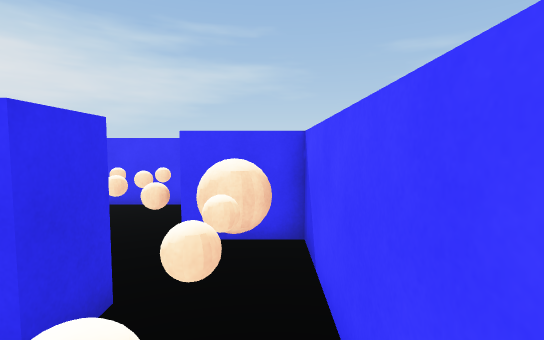
[1] (above)

24 first-person views from a walk through a 3-D level made in the Unity game engine. The camera is 1.5 m above the floor, tilts 4° down and sees 85° across. The floor is counted in squares, 0.9 m on a side. Each view is taken from the middle of a square. On the plan, view 1 faces up. The plan holds only what a view shows up to about 15 squares ahead; the rest is blank. The player character is not drawn.

[2]
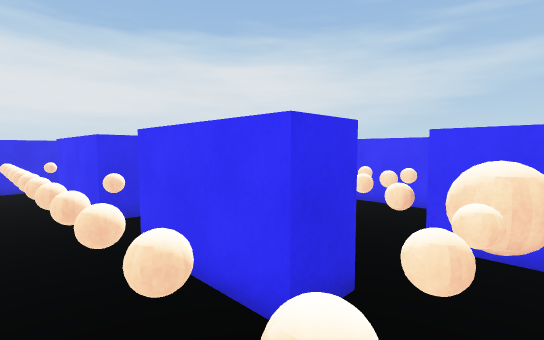

[3]
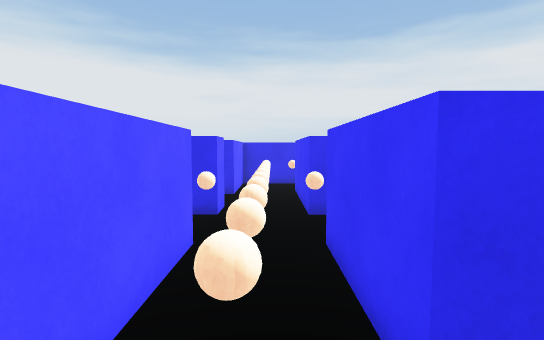

[4]
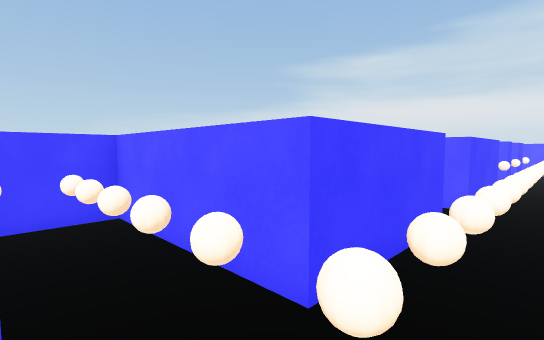

[5]
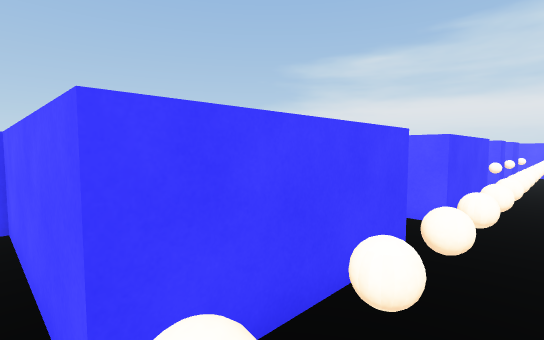

[6]
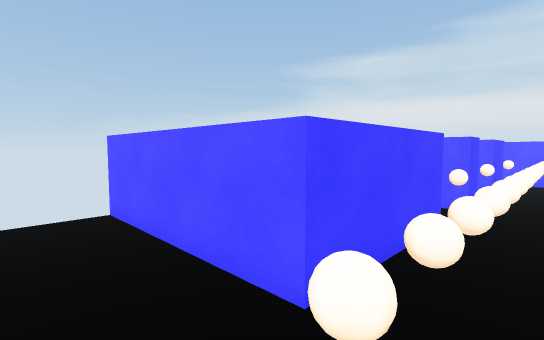

[7]
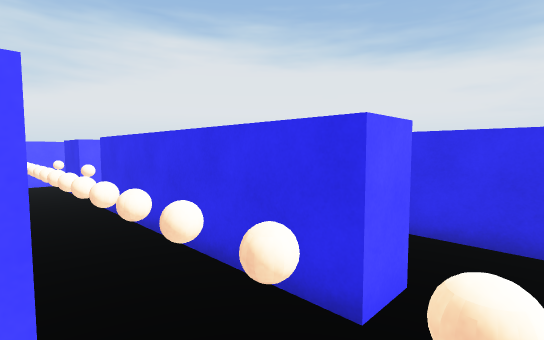

[8]
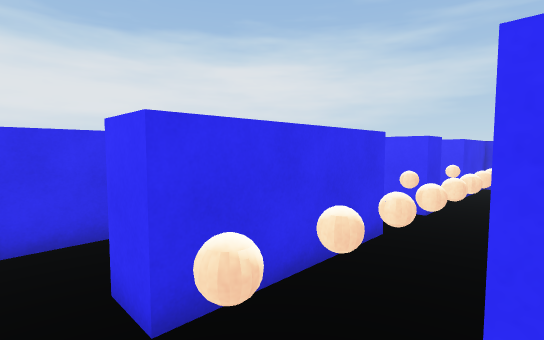

[9]
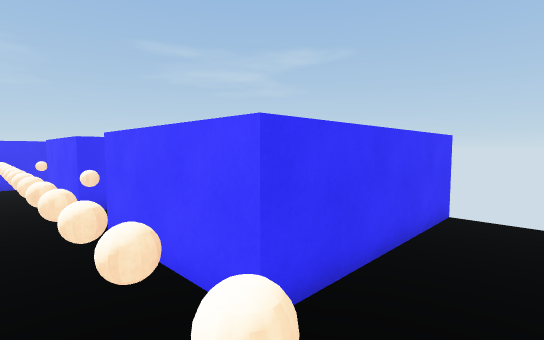

[10]
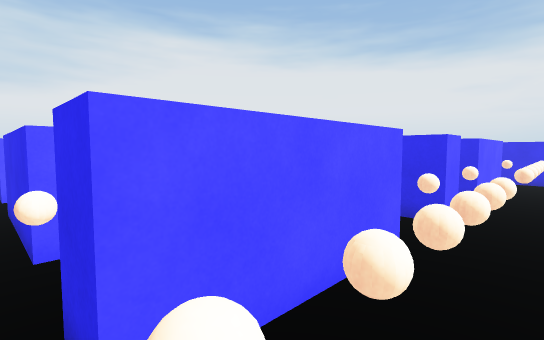

[11]
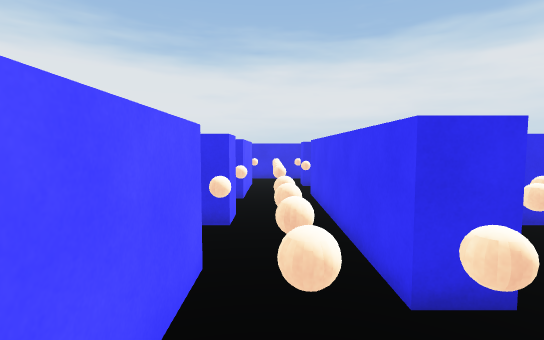

[12]
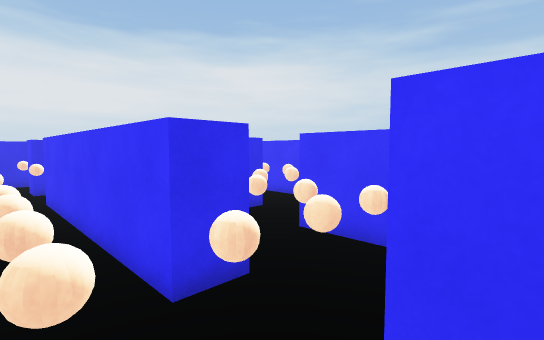

[13]
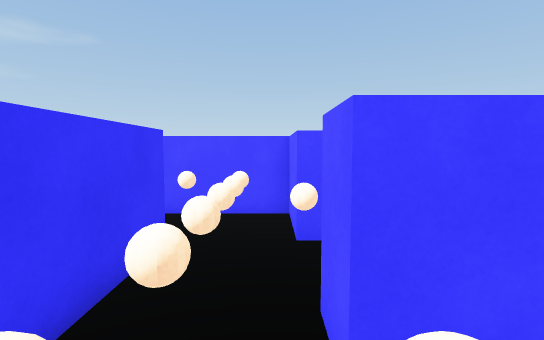

[14]
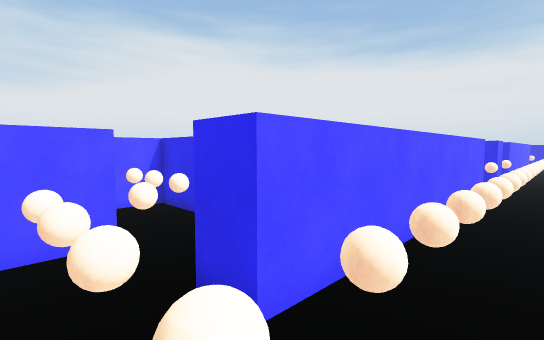

[15]
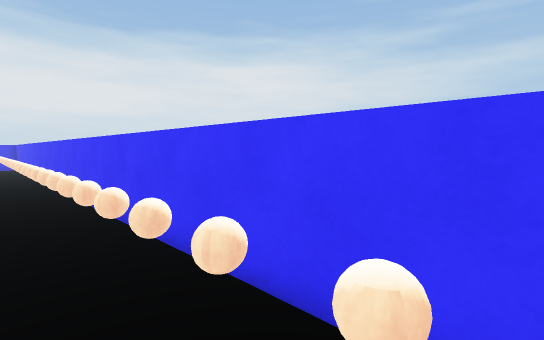

[16]
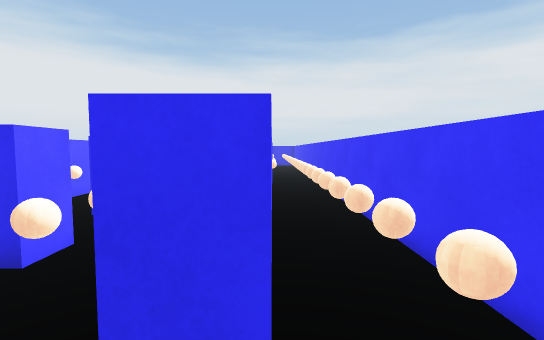

[17]
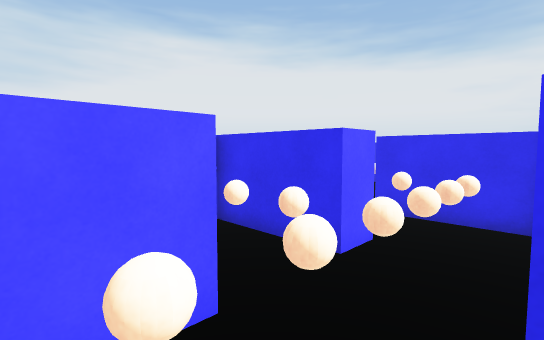

[18]
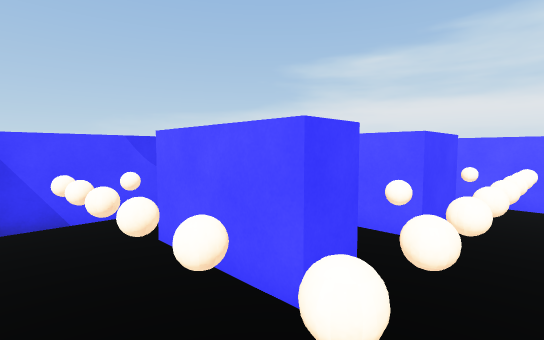

[19]
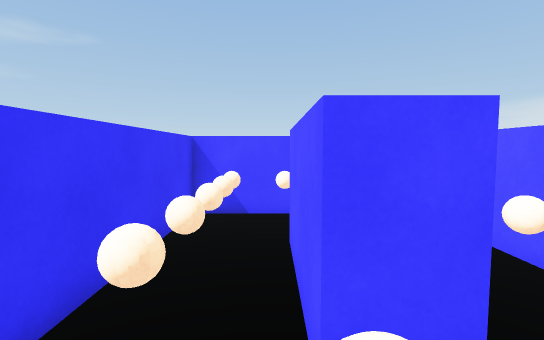

[20]
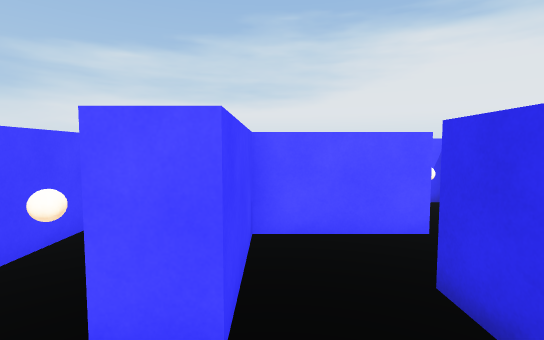

[21]
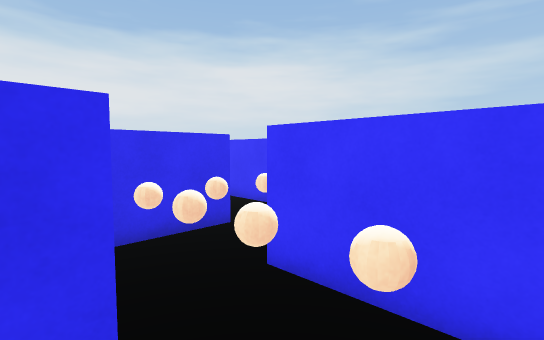

[22]
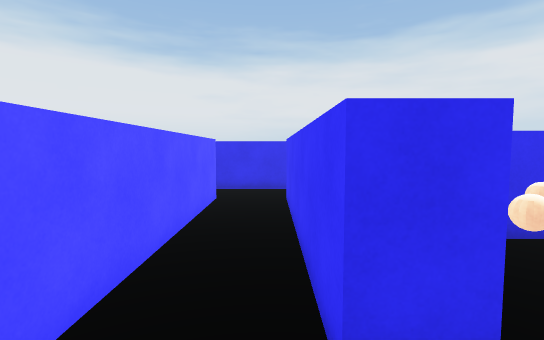

[23]
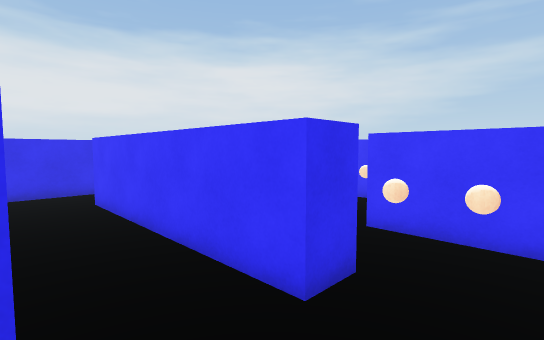

[24]
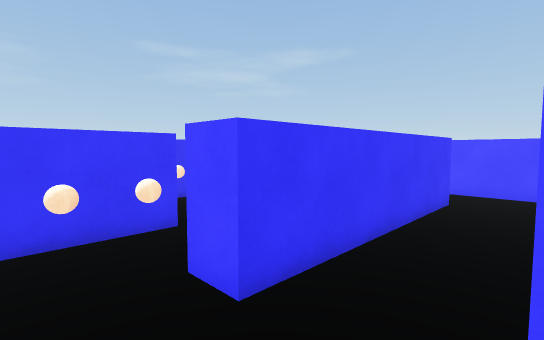

### Floor plan
Points are (right, up) in squares from view 1. A wall is a line through its corners. A room is listed if a view was taken in it or the views show most of it. See-through windows are left out.
Room 1 (views 1, 2, 3, 4, 5, 6, 7, 8, 9, 18, 19, 20, 23)
walls: (-8.6, -7.3) (-7.5, -7.3) (-7.5, -14.4); (-5.1, -12) (-5.1, -7.3) (1.3, -7.3); (1.2, -5) (-5.1, -5) (-5.1, -0.4) (0.6, -0.4) (0.6, 3.5); (-11, -3.9) (-11, -7.5); (-8.6, -0.4) (-7.5, -0.4) (-7.5, -5) (-8.6, -5); (-5.1, -14.3) (-1.6, -14.3); (-7.5, 3) (-7.5, 1.9) (-8.5, 1.9); (-1.8, 3.1) (-1.8, 1.9) (-5.1, 1.9) (-5.1, 3.4); (0.6, -14.4) (0.6, -12) (-4.9, -12)
ways out: opening at (-6.5, 2.5) to room 2; opening at (-9.5, -4) to room 6; opening at (-0.5, 2.5) to room 8; opening at (-8, 0.5) to room 10; opening at (-9.5, -8) to room 12; opening at (-6.5, -15); opening at (-0.5, -15); gap at (1, -8)
objects: ball (-7, 1); ball (-6, -14); ball (-6, -13); ball (-6, -12); ball (-6, -11); ball (-6, -10); ball (-6, -9); ball (-6, -7); ball (-6, -6); ball (-6, -5); ball (-6, -4); ball (-6, -3); ball (-6, -2); ball (-6, 0); ball (-6, 1); ball (-6, 2); other object (-6, 3); ball (-5, -13); ball (-5, 1); ball (-4, -13); ball (-4, 1); ball (-3, -13); ball (-3, 1); ball (-2, -13); ball (-2, 1); ball (-1, -14); ball (-1, -13); ball (-1, 1); ball (-1, 2); ball (-1, 3)
Room 2 (views 10, 11, 12)
walls: (-7.5, 6.4) (-7.5, 5.4) (-8.6, 5.4); (-5.1, 3.4) (-5.1, 6.6); (-8.5, 3) (-7.5, 3)
ways out: opening at (-6.5, 2.5) to room 1; opening at (-6.5, 6) to room 3; opening at (-8, 4.5) to room 14
objects: ball (-7, 4); other object (-6, 4); other object (-6, 5)
Room 3 (view 13)
walls: (-5.5, 8.9) (-7.5, 8.9) (-7.5, 6.4)
ways out: opening at (-6.5, 6) to room 2; opening at (-4.5, 7.5) to room 5
objects: ball (-6, 7); ball (-6, 8)
Room 4 (view 14)
walls: (-12.1, 10) (-1.8, 10); (-15.6, 10) (-14.4, 10); (0, 12.3) (-15.4, 12.3)
ways out: opening at (-0.5, 9.5) to room 5; opening at (-15, 11.5); opening at (-13.5, 9.5)
objects: other object (-14, 11); other object (-13, 11); other object (-12, 11); other object (-11, 11); other object (-10, 11); other object (-9, 11); ball (-7, 11); ball (-6, 11); ball (-5, 11); ball (-4, 11); ball (-3, 11); ball (-2, 11); ball (-1, 11)
Room 5 (views 15, 16, 17)
walls: (-1.7, 6.6) (0.6, 6.6) (0.6, 9.9); (-1.8, 10) (-1.8, 8.9) (-5.5, 8.9); (-5.1, 6.6) (-4.1, 6.6)
ways out: opening at (-4.5, 7.5) to room 3; opening at (-0.5, 9.5) to room 4; opening at (-2.5, 6) to room 8
objects: ball (-5, 8); ball (-4, 8); ball (-3, 7); ball (-3, 8); ball (-2, 8); ball (-1, 8); ball (-1, 9); ball (-1, 10)
Room 6 (views 21, 22)
walls: (-11, -0.4) (-11, -1.5) (-19, -1.5) (-19, -0.4); (-19.1, -3.9) (-11, -3.9); (-21.4, -0.9) (-21.4, -3.5); (-8.6, -3.4) (-8.6, -0.9)
ways out: opening at (-9.5, -4) to room 1; opening at (-20.5, -4) to room 7; opening at (-9.5, -1) to room 10; opening at (-20.5, -1)
Room 7 (view 24)
walls: (-21.4, -3.5) (-21.4, -4.4); (-24.9, 3.6) (-24.9, 2.6)
ways out: opening at (-20.5, -4) to room 6; opening at (-23.5, 2.5) to room 17
objects: other object (-24, 3)
Room 8 (no view inside)
walls: (-1.7, 6) (-1.7, 6.6); (-4.1, 6.6) (-4.1, 3) (-2.6, 3); (0.6, 3.5) (0.6, 5.4) (-1.8, 5.4)
ways out: opening at (-0.5, 2.5) to room 1; opening at (-2.5, 6) to room 5
objects: ball (-3, 4); ball (-3, 5); ball (-2, 4); ball (-1, 4) to (0, 4)
Room 9 (no view inside)
walls: (-19.5, 3) (-18, 3); (-15.4, 5.4) (-19.1, 5.4)
ways out: opening at (-18.5, 4.5) to room 11; opening at (-15, 4.5) to room 15; opening at (-16.5, 2.5)
objects: other object (-19, 4); other object (-18, 4); ball (-17, 4)
Room 10 (no view inside)
walls: (-12.4, -0.4) (-11, -0.4); (-8.5, 1.9) (-12.1, 1.9)
ways out: opening at (-8, 0.5) to room 1; opening at (-9.5, -1) to room 6; opening at (-11.5, 0.5) to room 13
objects: ball (-12, 1); ball (-11, 1); ball (-10, 1); other object (-9, 1)
Room 11 (no view inside)
walls: (-21.4, 5.9) (-21.4, 5.4) (-22.5, 5.4); (-22.6, 3) (-19.5, 3)
ways out: opening at (-18.5, 4.5) to room 9; opening at (-22, 4.5) to room 17; opening at (-20.5, 6)
objects: other object (-21, 4); other object (-20, 4); other object (-20, 5)
Room 12 (no view inside)
walls: (-11, -7.5) (-11, -8.5); (-12.1, -10.8) (-8.6, -10.8) (-8.6, -7.3)
ways out: opening at (-9.5, -8) to room 1; opening at (-11.5, -9.5)
Room 13 (no view inside)
walls: (-14.4, 3) (-14.4, -0.5); (-14.1, -0.4) (-12.4, -0.4)
ways out: opening at (-11.5, 0.5) to room 10; opening at (-13.5, 2.5) to room 15
objects: ball (-13, 1); ball (-13, 2); ball (-13, 3)
Room 14 (no view inside)
walls: (-11, 6.6) (-11, 5.4) (-12.5, 5.4); (-12.1, 3) (-8.5, 3)
ways out: opening at (-8, 4.5) to room 2; opening at (-11.5, 4.5) to room 15
objects: ball (-12, 4); ball (-11, 4); ball (-10, 4); ball (-10, 5); ball (-9, 4)
Room 15 (no view inside)
walls: (-12.5, 5.4) (-15.4, 5.4); (-15.6, 3) (-14.4, 3)
ways out: opening at (-15, 4.5) to room 9; opening at (-13.5, 2.5) to room 13; opening at (-11.5, 4.5) to room 14
objects: ball (-13, 4)
Room 16 (no view inside)
walls: (-10.1, 8.9) (-12.1, 8.9)
ways out: opening at (-11.5, 7.5)
objects: ball (-12, 8); ball (-11, 8); ball (-10, 7); ball (-10, 8)
Room 17 (no view inside)
walls: (-24.9, 5.8) (-24.9, 3.6)
ways out: opening at (-23.5, 2.5) to room 7; opening at (-22, 4.5) to room 11
objects: other object (-24, 5)

Where each view was taken, in squares from view 1:
view 1: 0 up, 0 right, facing up
view 2: 0 up, 0 right, facing up-left
view 3: 1 up, 0 right, facing left
view 4: 2 up, 7 left, facing down-right
view 5: 0 up, 7 left, facing down-right
view 6: 5 down, 7 left, facing down-right
view 7: 6 down, 5 left, facing down-left
view 8: 6 down, 5 left, facing up-left
view 9: 7 down, 7 left, facing up-right
view 10: 5 up, 7 left, facing down-left
view 11: 4 up, 8 left, facing left
view 12: 4 up, 8 left, facing up-left
view 13: 7 up, 7 left, facing right
view 14: 12 up, 0 right, facing down-left
view 15: 10 up, 0 right, facing up-left
view 16: 10 up, 0 right, facing left
view 17: 9 up, 0 right, facing down-left
view 18: 12 down, 7 left, facing down-right
view 19: 14 down, 7 left, facing right
view 20: 5 down, 9 left, facing down
view 21: 1 down, 9 left, facing up-left
view 22: 2 down, 9 left, facing left
view 23: 4 down, 9 left, facing up-left
view 24: 4 down, 21 left, facing up-right
